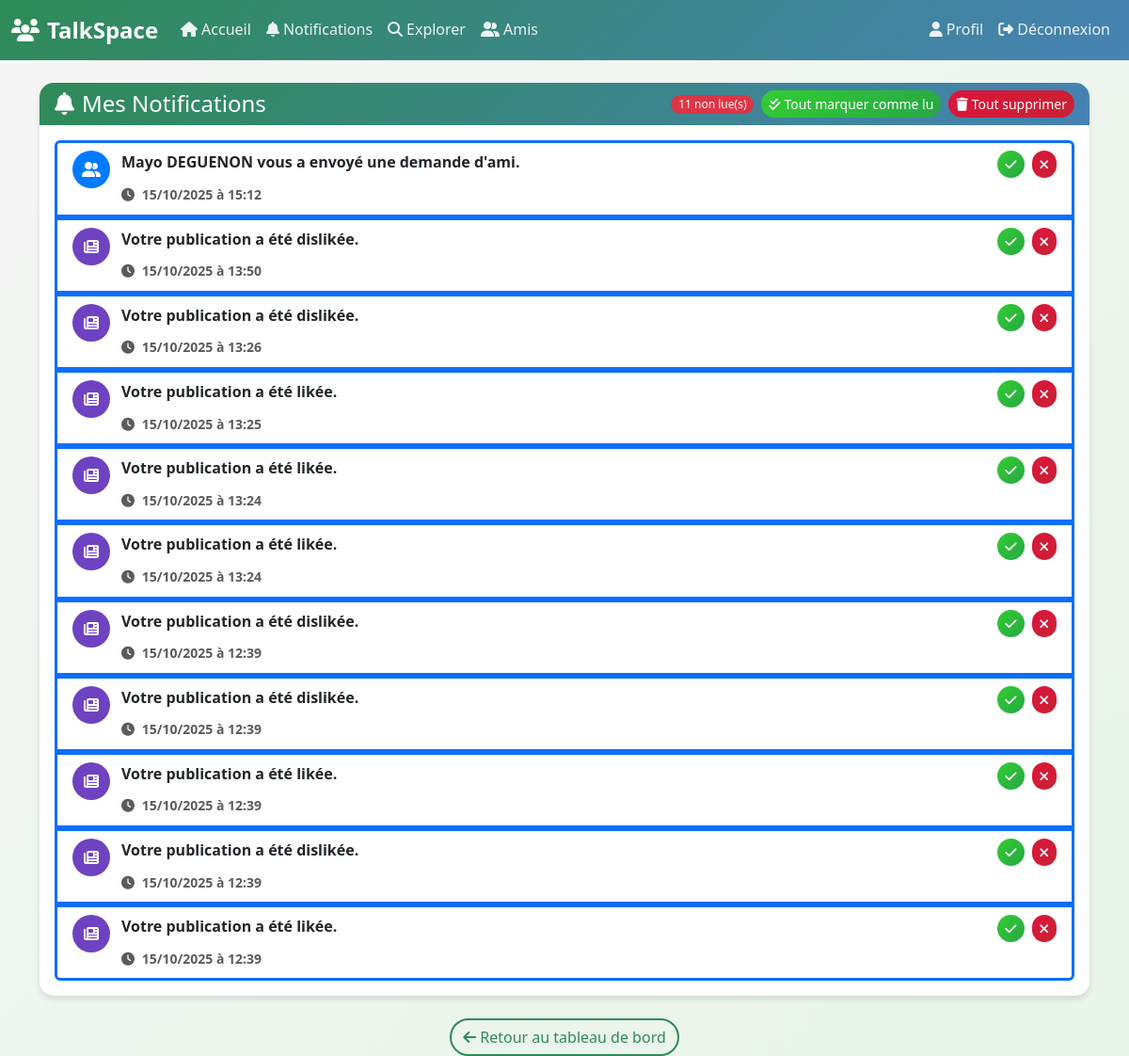
The page /cv/notifications.php (signed in) on the database its author committed.
### tables this page shows
CREATE TABLE `notifications` (
  `id` int(11) NOT NULL,
  `id_users` int(11) NOT NULL,
  `message` text NOT NULL,
  `date_notif` timestamp NOT NULL DEFAULT current_timestamp(),
  `lu` tinyint(1) DEFAULT 0
);

### cv/notifications.php (the view, shortened to what this page needs)
<?php
require_once('config.php');
$user_id = $_SESSION['id'];
try {
    $stmt = $bdd->prepare("SELECT * FROM notifications WHERE id_users = ? ORDER BY date_notif DESC");
    $stmt->execute([$user_id]);
    $notifications = $stmt->fetchAll(PDO::FETCH_ASSOC);
} catch (PDOException $e) {
    error_log("Erreur récupération notifications: " . $e->getMessage());
    $notifications = [];
}
$non_lues = 0;
foreach ($notifications as $notif) {
    if (!$notif['lu']) {
        $non_lues++;
    }
}
?>
<!DOCTYPE html>
<html lang="fr">
<head>
    <link href="https://cdn.jsdelivr.net/npm/bootstrap@5.3.3/dist/css/bootstrap.min.css" rel="stylesheet" />
    <link rel="stylesheet" href="https://cdnjs.cloudflare.com/ajax/libs/font-awesome/6.4.0/css/all.min.css" />
    <link rel="stylesheet" href="css/style.css" />
</head>
<body>
<nav class="navbar navbar-expand-lg navbar-dark sticky-top">
    <div class="container-fluid">
        <a class="navbar-brand fw-bold" href="dash1.php">
            <i class="fas fa-users me-2"></i>TalkSpace
        </a>
        <div class="collapse navbar-collapse" id="navbarNav">
            <ul class="navbar-nav me-auto">
                <li class="nav-item"><a class="nav-link" href="dash1.php"><i class="fas fa-home me-1"></i>Accueil</a></li>
                <li class="nav-item"><a class="nav-link active" href="notifications.php"><i class="fas fa-bell me-1"></i>Notifications</a></li>
                <li class="nav-item"><a class="nav-link" href="explorer.php"><i class="fas fa-search me-1"></i>Explorer</a></li>
                <li class="nav-item"><a class="nav-link" href="liste_amis.php"><i class="fas fa-user-friends me-1"></i>Amis</a></li>
            </ul>
            <ul class="navbar-nav ms-auto">
                <li class="nav-item"><a class="nav-link" href="profil.php"><i class="fas fa-user me-1"></i>Profil</a></li>
                <li class="nav-item"><a class="nav-link" href="deconnexion.php"><i class="fas fa-sign-out-alt me-1"></i>Déconnexion</a></li>
            </ul>
        </div>
    </div>
</nav>
<div class="container mt-4">
    <div class="card slide-up">
        <div class="card-header d-flex justify-content-between align-items-center">
            <h4 class="mb-0"><i class="fas fa-bell me-2"></i>Mes Notifications</h4>
            <div class="d-flex gap-2 align-items-center">
                <?php if ($non_lues > 0): ?>
                    <span class="badge bg-danger"><?= $non_lues ?> non lue(s)</span>
                <?php endif; ?>
                <?php if (count($notifications) > 0): ?>
                    <?php if ($non_lues > 0): ?>
                        <form method="post" class="d-inline">
                            <button type="submit" name="marquer_tout_lu" class="btn btn-success btn-sm">
                                <i class="fas fa-check-double me-1"></i>Tout marquer comme lu
                            </button>
                        </form>
                    <?php endif; ?>
                    <button type="button" class="btn btn-danger btn-sm" data-bs-toggle="modal" data-bs-target="#modalSupprimerTout">
                        <i class="fas fa-trash me-1"></i>Tout supprimer
                    </button>
                <?php endif; ?>
            </div>
        </div>
        <div class="card-body">
            <?php if (count($notifications) > 0): ?>
                <div class="list-group">
                    <?php foreach ($notifications as $notif):
                        $message = strtolower($notif['message'] ?? '');
                        $icon_class = 'icon-default';
                        $icon = 'fas fa-bell';
                        if (strpos($message, 'ami') !== false || strpos($message, 'demande') !== false) {
                            $icon_class = 'icon-ami';
                            $icon = 'fas fa-user-friends';
                        } elseif (strpos($message, 'like') !== false) {
                            $icon_class = 'icon-like';
                            $icon = 'fas fa-thumbs-up';
                        } elseif (strpos($message, 'comment') !== false || strpos($message, 'commentaire') !== false) {
                            $icon_class = 'icon-comment';
                            $icon = 'fas fa-comment';
                        } elseif (strpos($message, 'publier') !== false || strpos($message, 'publication') !== false) {
                            $icon_class = 'icon-publish';
                            $icon = 'fas fa-newspaper';
                        } elseif (strpos($message, 'signaler') !== false || strpos($message, 'signal') !== false) {
                            $icon_class = 'icon-signal';
                            $icon = 'fas fa-flag';
                        }
                    ?>
                        <div class="list-group-item <?= $notif['lu'] ? 'bg-light' : 'fw-bold border-start border-primary border-3' ?>">
                            <div class="d-flex justify-content-between align-items-start">
                                <div class="flex-grow-1 d-flex align-items-start">
                                    <div class="notification-icon <?= $icon_class ?>">
                                        <i class="<?= $icon ?>"></i>
                                    </div>
                                    <div class="flex-grow-1">
                                        <div class="mb-2">
                                            <span><?= htmlspecialchars($notif['message'] ?? '', ENT_QUOTES | ENT_HTML5) ?></span>
                                        </div>
                                        <small class="text-muted">
                                            <i class="fas fa-clock me-1"></i>
                                            <?= date('d/m/Y à H:i', strtotime($notif['date_notif'])) ?>
                                        </small>
                                    </div>
                                </div>
                                <div class="d-flex gap-2 ms-3">
                                    <?php if (!$notif['lu']): ?>
                                        <form method="post" class="d-inline">
                                            <button type="submit" name="marquer_lu" class="btn btn-success btn-sm"
                                                    title="Marquer comme lu">
                                                <i class="fas fa-check"></i>
                                            </button>
                                        </form>
                                    <?php else: ?>
                                        <span class="btn btn-outline-success btn-sm" title="Déjà lue">
                                            <i class="fas fa-check-double"></i>
                                        </span>
                                    <?php endif; ?>
                                    <form method="post" class="d-inline">
                                        <button type="submit" name="supprimer" class="btn btn-danger btn-sm"
                                                title="Supprimer"
                                                onclick="return confirm('Voulez-vous vraiment supprimer cette notification ?');">
                                            <i class="fas fa-times"></i>
                                        </button>
                                    </form>
                                </div>
                            </div>
                        </div>
                    <?php endforeach; ?>
                </div>
            <?php endif; ?>
        </div>
    </div>
    <div class="text-center mt-4">
        <a href="dash1.php" class="btn btn-outline-primary">
            <i class="fas fa-arrow-left me-1"></i>Retour au tableau de bord
        </a>
    </div>
</div>
</body>
</html>

### cv/css/style.css (style rules this page uses)
:root { --primary-color: #2E8B57; --secondary-color: #4682B4; --accent-color: #20B2AA; --success-color: #32CD32; --danger-color: #DC143C; --warning-color: #FFA500; --text-dark: #2F4F4F; --text-light: #696969; --bg-light: #F5F5F5; --bg-white: #FFFFFF; --border-color: #E0E0E0; --shadow: 0 4px 6px rgba(0, 0, 0, 0.1); --transition: all 0.3s ease; }
* { margin: 0; padding: 0; box-sizing: border-box; }
body { font-family: 'Segoe UI', Tahoma, Geneva, Verdana, sans-serif; background: linear-gradient(135deg, var(--bg-light) 0%, #E8F5E8 100%); min-height: 100vh; color: var(--text-dark); line-height: 1.6; }
.navbar-brand { font-weight: 700; color: var(--bg-white) !important; font-size: 1.5rem; }
.navbar-dark { background: linear-gradient(135deg, var(--primary-color), var(--secondary-color)) !important; }
.nav-link { color: rgba(255, 255, 255, 0.9) !important; transition: var(--transition); font-weight: 500; }
.card { border: none; border-radius: 15px; box-shadow: var(--shadow); transition: var(--transition); background: var(--bg-white); margin-bottom: 1.5rem; }
.card-header { background: linear-gradient(135deg, var(--primary-color), var(--secondary-color)); color: white; border-radius: 15px 15px 0 0 !important; border: none; font-weight: 600; }
.btn-success { background: linear-gradient(135deg, var(--success-color), #28a745); border: none; border-radius: 25px; transition: var(--transition); }
.btn-danger { background: linear-gradient(135deg, var(--danger-color), #c82333); border: none; border-radius: 25px; transition: var(--transition); }
.btn-outline-primary { border: 2px solid var(--primary-color); color: var(--primary-color); border-radius: 25px; transition: var(--transition); }
.slide-up { animation: slideUp 0.6s ease-out; }
.badge { border-radius: 15px; font-weight: 500; }

### cv/notifications.php (style rules this page uses)
.notification-icon { width: 40px; height: 40px; border-radius: 50%; display: flex; align-items: center; justify-content: center; margin-right: 12px; flex-shrink: 0; }
.icon-ami { background: #007bff; color: white; }
.icon-publish { background: #6f42c1; color: white; }

### rows shown on the page
notifications: message "Mayo DEGUENON vous a envoyé une demande d'ami.", date_notif "15/10/2025 à 15:12"
notifications: message "Votre publication a été dislikée.", date_notif "15/10/2025 à 13:50"
notifications: message "Votre publication a été dislikée.", date_notif "15/10/2025 à 13:26"
notifications: message "Votre publication a été likée.", date_notif "15/10/2025 à 13:25"
notifications: message "Votre publication a été likée.", date_notif "15/10/2025 à 13:24"
notifications: message "Votre publication a été likée.", date_notif "15/10/2025 à 13:24"
notifications: message "Votre publication a été dislikée.", date_notif "15/10/2025 à 12:39"
notifications: message "Votre publication a été dislikée.", date_notif "15/10/2025 à 12:39"
notifications: message "Votre publication a été likée.", date_notif "15/10/2025 à 12:39"
notifications: message "Votre publication a été dislikée.", date_notif "15/10/2025 à 12:39"
notifications: message "Votre publication a été likée.", date_notif "15/10/2025 à 12:39"

### other values the page prints
$non_lues "11"
